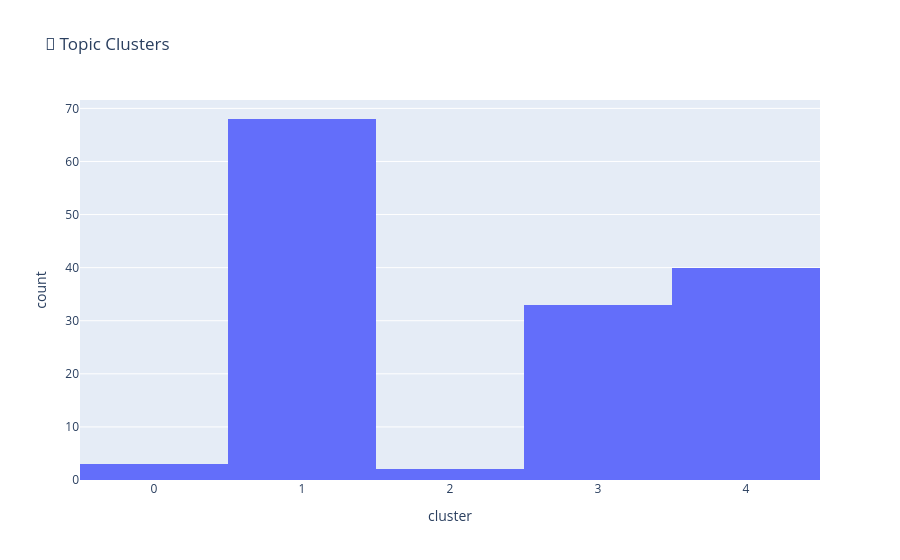

Notebook code for this chart:
### Markdown cell above
## 3. Distribuição de Clusters

### Code cell
fig = px.histogram(
    df,
    x="cluster",
    title="🧩 Topic Clusters",
)
fig.show()

### Figure 1 — Plotly figure (JSON) as saved in the notebook; plotly's stock layout.template omitted (floating-point values rounded to 4 significant figures; data arrays with more than 128 entries replaced by an {"elided": "..."} marker saying what was removed)
{"data": [{"bingroup": "x", "hovertemplate": "cluster=%{x}<br>count=%{y}<extra></extra>", "legendgroup": "", "marker": {"color": "#636efa", "pattern": {"shape": ""}}, "name": "", "orientation": "v", "showlegend": false, "type": "histogram", "x": {"elided": "146 int values"}, "xaxis": "x", "yaxis": "y"}], "layout": {"barmode": "relative", "legend": {"tracegroupgap": 0}, "title": {"text": "🧩 Topic Clusters"}, "xaxis": {"anchor": "y", "domain": [0, 1], "title": {"text": "cluster"}}, "yaxis": {"anchor": "x", "domain": [0, 1], "title": {"text": "count"}}}}
